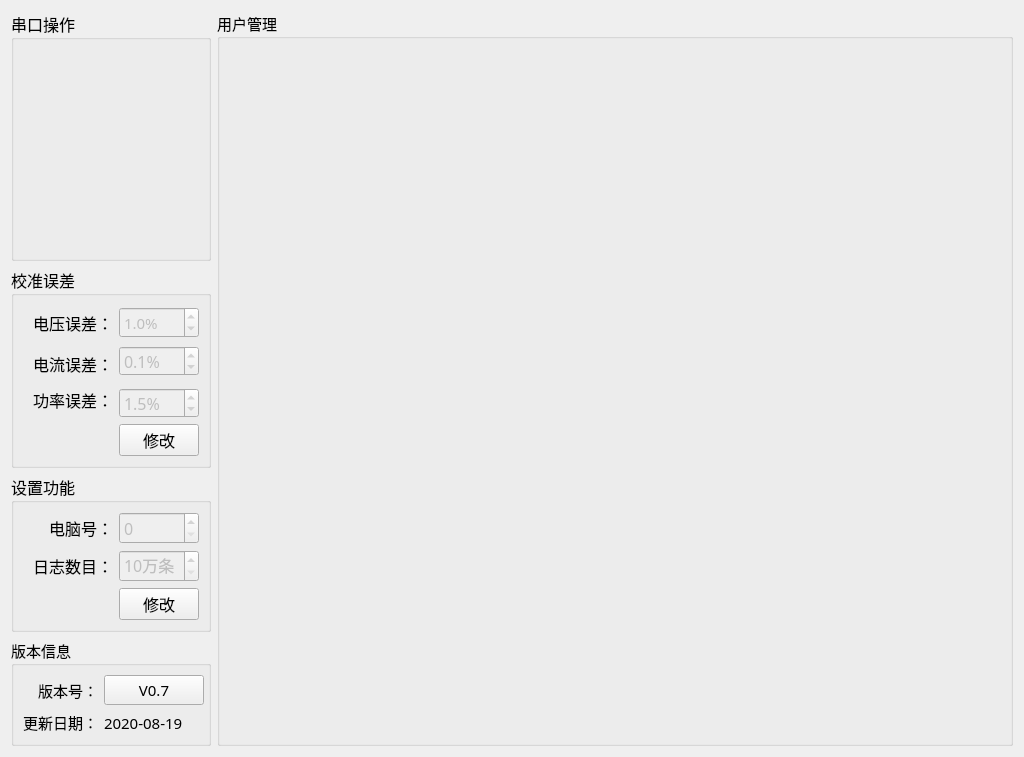
<?xml version="1.0" encoding="UTF-8"?>
<ui version="4.0">
 <class>Setup_MainWid</class>
 <widget class="QWidget" name="Setup_MainWid">
  <property name="geometry">
   <rect>
    <x>0</x>
    <y>0</y>
    <width>1024</width>
    <height>734</height>
   </rect>
  </property>
  <property name="font">
   <font>
    <family>微软雅黑</family>
    <pointsize>11</pointsize>
   </font>
  </property>
  <property name="windowTitle">
   <string>Form</string>
  </property>
  <layout class="QGridLayout" name="gridLayout_6">
   <item row="0" column="0">
    <widget class="QGroupBox" name="groupBox_3">
     <property name="minimumSize">
      <size>
       <width>0</width>
       <height>250</height>
      </size>
     </property>
     <property name="maximumSize">
      <size>
       <width>200</width>
       <height>250</height>
      </size>
     </property>
     <property name="font">
      <font>
       <family>微软雅黑</family>
       <pointsize>12</pointsize>
      </font>
     </property>
     <property name="title">
      <string>串口操作</string>
     </property>
     <layout class="QGridLayout" name="gridLayout">
      <property name="leftMargin">
       <number>0</number>
      </property>
      <property name="topMargin">
       <number>0</number>
      </property>
      <property name="rightMargin">
       <number>0</number>
      </property>
      <property name="bottomMargin">
       <number>0</number>
      </property>
      <property name="spacing">
       <number>0</number>
      </property>
      <item row="0" column="0">
       <widget class="QWidget" name="comWid" native="true">
        <property name="minimumSize">
         <size>
          <width>0</width>
          <height>70</height>
         </size>
        </property>
       </widget>
      </item>
      <item row="1" column="0">
       <widget class="QWidget" name="sourceWid" native="true">
        <property name="minimumSize">
         <size>
          <width>0</width>
          <height>70</height>
         </size>
        </property>
       </widget>
      </item>
      <item row="2" column="0">
       <widget class="QWidget" name="controlWid" native="true">
        <property name="minimumSize">
         <size>
          <width>0</width>
          <height>70</height>
         </size>
        </property>
       </widget>
      </item>
     </layout>
    </widget>
   </item>
   <item row="0" column="1" rowspan="4">
    <widget class="QGroupBox" name="groupBox_5">
     <property name="title">
      <string>用户管理</string>
     </property>
     <layout class="QGridLayout" name="gridLayout_4">
      <item row="0" column="0">
       <widget class="QStackedWidget" name="stackedWid"/>
      </item>
     </layout>
    </widget>
   </item>
   <item row="1" column="0">
    <widget class="QGroupBox" name="groupBox_4">
     <property name="maximumSize">
      <size>
       <width>200</width>
       <height>240</height>
      </size>
     </property>
     <property name="font">
      <font>
       <family>微软雅黑</family>
       <pointsize>12</pointsize>
      </font>
     </property>
     <property name="title">
      <string>校准误差</string>
     </property>
     <layout class="QGridLayout" name="gridLayout_3">
      <item row="0" column="1">
       <widget class="QLabel" name="label_10">
        <property name="minimumSize">
         <size>
          <width>0</width>
          <height>35</height>
         </size>
        </property>
        <property name="text">
         <string>电压误差：</string>
        </property>
        <property name="alignment">
         <set>Qt::AlignRight|Qt::AlignTrailing|Qt::AlignVCenter</set>
        </property>
       </widget>
      </item>
      <item row="0" column="2">
       <widget class="QDoubleSpinBox" name="volErrBox">
        <property name="enabled">
         <bool>false</bool>
        </property>
        <property name="minimumSize">
         <size>
          <width>0</width>
          <height>30</height>
         </size>
        </property>
        <property name="font">
         <font>
          <family>微软雅黑</family>
          <pointsize>11</pointsize>
         </font>
        </property>
        <property name="layoutDirection">
         <enum>Qt::LeftToRight</enum>
        </property>
        <property name="styleSheet">
         <string notr="true"/>
        </property>
        <property name="buttonSymbols">
         <enum>QAbstractSpinBox::UpDownArrows</enum>
        </property>
        <property name="correctionMode">
         <enum>QAbstractSpinBox::CorrectToPreviousValue</enum>
        </property>
        <property name="suffix">
         <string>%</string>
        </property>
        <property name="decimals">
         <number>1</number>
        </property>
        <property name="maximum">
         <double>10.000000000000000</double>
        </property>
        <property name="singleStep">
         <double>0.100000000000000</double>
        </property>
        <property name="value">
         <double>1.000000000000000</double>
        </property>
       </widget>
      </item>
      <item row="1" column="0" rowspan="2" colspan="2">
       <widget class="QLabel" name="label_9">
        <property name="minimumSize">
         <size>
          <width>0</width>
          <height>35</height>
         </size>
        </property>
        <property name="text">
         <string>电流误差：</string>
        </property>
        <property name="alignment">
         <set>Qt::AlignRight|Qt::AlignTrailing|Qt::AlignVCenter</set>
        </property>
       </widget>
      </item>
      <item row="1" column="2">
       <widget class="QDoubleSpinBox" name="curErrBox">
        <property name="enabled">
         <bool>false</bool>
        </property>
        <property name="minimumSize">
         <size>
          <width>0</width>
          <height>30</height>
         </size>
        </property>
        <property name="prefix">
         <string/>
        </property>
        <property name="suffix">
         <string>%</string>
        </property>
        <property name="decimals">
         <number>1</number>
        </property>
        <property name="maximum">
         <double>10.000000000000000</double>
        </property>
        <property name="singleStep">
         <double>0.100000000000000</double>
        </property>
        <property name="value">
         <double>0.100000000000000</double>
        </property>
       </widget>
      </item>
      <item row="2" column="1" rowspan="2">
       <widget class="QLabel" name="label_11">
        <property name="minimumSize">
         <size>
          <width>0</width>
          <height>35</height>
         </size>
        </property>
        <property name="text">
         <string>功率误差：</string>
        </property>
        <property name="alignment">
         <set>Qt::AlignRight|Qt::AlignTrailing|Qt::AlignVCenter</set>
        </property>
       </widget>
      </item>
      <item row="3" column="2">
       <widget class="QDoubleSpinBox" name="powErrBox">
        <property name="enabled">
         <bool>false</bool>
        </property>
        <property name="minimumSize">
         <size>
          <width>0</width>
          <height>30</height>
         </size>
        </property>
        <property name="prefix">
         <string/>
        </property>
        <property name="suffix">
         <string>%</string>
        </property>
        <property name="decimals">
         <number>1</number>
        </property>
        <property name="minimum">
         <double>0.000000000000000</double>
        </property>
        <property name="maximum">
         <double>10.000000000000000</double>
        </property>
        <property name="singleStep">
         <double>0.100000000000000</double>
        </property>
        <property name="value">
         <double>1.500000000000000</double>
        </property>
       </widget>
      </item>
      <item row="4" column="1">
       <spacer name="horizontalSpacer">
        <property name="orientation">
         <enum>Qt::Horizontal</enum>
        </property>
        <property name="sizeHint" stdset="0">
         <size>
          <width>96</width>
          <height>20</height>
         </size>
        </property>
       </spacer>
      </item>
      <item row="4" column="2">
       <widget class="QPushButton" name="saveBtn">
        <property name="text">
         <string>修改</string>
        </property>
       </widget>
      </item>
     </layout>
    </widget>
   </item>
   <item row="2" column="0">
    <widget class="QGroupBox" name="groupBox_2">
     <property name="minimumSize">
      <size>
       <width>0</width>
       <height>0</height>
      </size>
     </property>
     <property name="maximumSize">
      <size>
       <width>200</width>
       <height>16777215</height>
      </size>
     </property>
     <property name="font">
      <font>
       <family>微软雅黑</family>
       <pointsize>12</pointsize>
      </font>
     </property>
     <property name="title">
      <string>设置功能</string>
     </property>
     <layout class="QGridLayout" name="gridLayout_5">
      <item row="0" column="0">
       <widget class="QLabel" name="label_16">
        <property name="text">
         <string>电脑号：</string>
        </property>
        <property name="alignment">
         <set>Qt::AlignRight|Qt::AlignTrailing|Qt::AlignVCenter</set>
        </property>
       </widget>
      </item>
      <item row="0" column="1">
       <widget class="QSpinBox" name="pcNumSpin">
        <property name="enabled">
         <bool>false</bool>
        </property>
        <property name="styleSheet">
         <string notr="true"/>
        </property>
        <property name="maximum">
         <number>9</number>
        </property>
       </widget>
      </item>
      <item row="1" column="0">
       <widget class="QLabel" name="label_15">
        <property name="text">
         <string>日志数目：</string>
        </property>
        <property name="alignment">
         <set>Qt::AlignRight|Qt::AlignTrailing|Qt::AlignVCenter</set>
        </property>
       </widget>
      </item>
      <item row="1" column="1">
       <widget class="QSpinBox" name="logCountSpin">
        <property name="enabled">
         <bool>false</bool>
        </property>
        <property name="suffix">
         <string>万条</string>
        </property>
        <property name="minimum">
         <number>10</number>
        </property>
       </widget>
      </item>
      <item row="2" column="0">
       <spacer name="horizontalSpacer_2">
        <property name="orientation">
         <enum>Qt::Horizontal</enum>
        </property>
        <property name="sizeHint" stdset="0">
         <size>
          <width>92</width>
          <height>20</height>
         </size>
        </property>
       </spacer>
      </item>
      <item row="2" column="1">
       <widget class="QPushButton" name="pcBtn">
        <property name="text">
         <string>修改</string>
        </property>
       </widget>
      </item>
     </layout>
    </widget>
   </item>
   <item row="3" column="0">
    <widget class="QGroupBox" name="groupBox">
     <property name="maximumSize">
      <size>
       <width>200</width>
       <height>140</height>
      </size>
     </property>
     <property name="title">
      <string>版本信息</string>
     </property>
     <layout class="QGridLayout" name="gridLayout_2">
      <item row="1" column="2">
       <widget class="QLabel" name="label_date">
        <property name="text">
         <string>2020-08-19</string>
        </property>
       </widget>
      </item>
      <item row="0" column="0">
       <widget class="QLabel" name="label">
        <property name="text">
         <string>版本号：</string>
        </property>
        <property name="alignment">
         <set>Qt::AlignRight|Qt::AlignTrailing|Qt::AlignVCenter</set>
        </property>
       </widget>
      </item>
      <item row="1" column="0">
       <widget class="QLabel" name="label_3">
        <property name="text">
         <string>更新日期：</string>
        </property>
        <property name="alignment">
         <set>Qt::AlignRight|Qt::AlignTrailing|Qt::AlignVCenter</set>
        </property>
       </widget>
      </item>
      <item row="0" column="2">
       <widget class="QPushButton" name="verBtn">
        <property name="minimumSize">
         <size>
          <width>100</width>
          <height>30</height>
         </size>
        </property>
        <property name="text">
         <string>V0.7</string>
        </property>
       </widget>
      </item>
     </layout>
    </widget>
   </item>
  </layout>
 </widget>
 <resources/>
 <connections/>
</ui>
